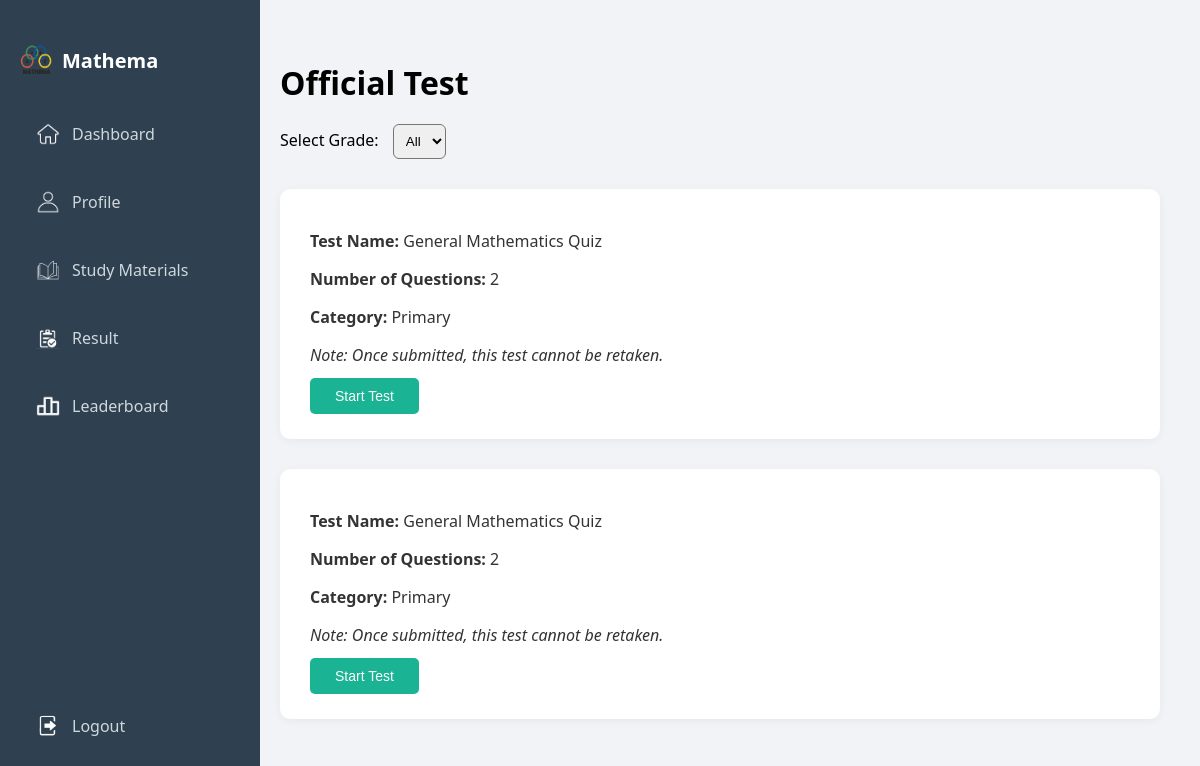
/dashboard/official-test.php (signed in), run on the app's committed database.
### tables this page shows
CREATE TABLE `official_tests` (
  `id` int(11) NOT NULL,
  `name` varchar(255) NOT NULL,
  `category` varchar(50) NOT NULL,
  `grade` varchar(50) NOT NULL,
  `time_limit` int(11) NOT NULL,
  `num_questions` int(11) NOT NULL
);

### dashboard/official-test.php (the view, shortened to what this page needs)
<!DOCTYPE html>
<?php
require_once 'pdo.php';
$category = $_SESSION['category'] ?? '';
$selectedGrade = $_GET['grade'] ?? 'All';
$tests = [];
if (!empty($category)) {
  if ($selectedGrade && $selectedGrade !== 'All') {
    $stmt = $pdo->prepare("SELECT * FROM official_tests WHERE category = :category AND grade = :grade");
    $stmt->execute([':category' => $category, ':grade' => $selectedGrade]);
  } else {
    $stmt = $pdo->prepare("SELECT * FROM official_tests WHERE category = :category");
    $stmt->execute([':category' => $category]);
  }
  $tests = $stmt->fetchAll(PDO::FETCH_ASSOC);
}
?>
<html lang="en">
<head>
  <link rel="stylesheet" href="css/sidebar.css">
  <link rel="stylesheet" href="css/test-hall.css">
</head>
<body>
  <div class="layout">
    <div class="sidebar">
      <div class="logo">
        <img src="images/logo.png" alt="Mathema Logo">
        <h2>Mathema</h2>
      </div>
      <ul>
        <li class="sidebarItems"><a href="dashboard.php"><img src="images/home.png"> Dashboard</a></li>
        <li class="sidebarItems"><a href="profile-page.php"><img src="images/profile.png"> Profile</a></li>
        <li class="sidebarItems"><a href="resources.php"><img src="images/resources.png"> Study Materials</a></li>
        <li class="sidebarItems"><a href="result.php"><img src="images/result.png"> Result</a></li>
        <li class="sidebarItems"><a href="leaderboard.php"><img src="images/rank.png" alt=""> Leaderboard</a></li>
        <li class = "logout"><a href="../MyMathema.php"><img src="images/logout.png"> Logout</a></li>
      </ul>
    </div>
    <div class="main-content">
      <h1>Official Test</h1>
      <form method="get" action="official-test.php" style="margin-bottom: 30px;">
        <label for="grade">Select Grade:</label>
        <select name="grade" onchange="this.form.submit()" style="padding: 8px; border-radius: 6px; margin-left: 10px;">
          <option value="All" <?= ($selectedGrade === 'All' || $selectedGrade === '') ? 'selected' : '' ?>>All</option>
        </select>
      </form>
      <?php foreach ($tests as $test): ?>
        <div class="box">
          <p><strong>Test Name:</strong> <?= htmlspecialchars($test['name']) ?></p>
          <p><strong>Number of Questions:</strong> <?= htmlspecialchars($test['num_questions']) ?></p>
          <p><strong>Category:</strong> <?= htmlspecialchars($test['category']) ?></p>
          <p><em>Note: Once submitted, this test cannot be retaken.</em></p>
          <button class="action-button" onclick="openModal(<?= $test['id'] ?>)">Start Test</button>
        </div>
      <?php endforeach; ?>
    </div>
  </div>
</body>
</html>

### dashboard/css/sidebar.css (style rules this page uses)
body { font-family: 'Segoe UI', sans-serif; background-color: #f1f3f6; margin: 0; padding: 0; }
.layout { display: flex; min-height: 100vh; }
.sidebar { width: 220px; background-color: #2f4050; color: #fff; padding: 30px 20px; height: 100vh; position: fixed; top: 0; left: 0; }
.sidebar .logo { display: flex; align-items: center; gap: 10px; margin-bottom: 20px; }
.sidebar .logo img { width: 32px; height: 32px; }
.sidebar .logo h2 { font-size: 20px; font-weight: bold; color: #fff; }
.sidebar ul { list-style: none; padding: 0; }
.sidebarItems { margin: 20px 0; }
.sidebarItems a { display: flex; align-items: center; gap: 12px; padding: 12px 16px; text-decoration: none; color: #cfd8dc; border-radius: 6px; transition: background-color 0.3s ease; }
.sidebar ul li a img { width: 24px; height: 24px; object-fit: contain; filter: brightness(0) invert(1); }
.logout { margin: 20px 0; }
.logout a { position: fixed; display: flex; align-items: center; bottom: 0; margin-bottom: 50px; min-width: 188px; gap: 12px; padding: 12px 16px; text-decoration: none; color: #cfd8dc; border-radius: 6px; transition: background-color 0.3s ease; }
.main-content { margin-left: 240px; padding: 40px; width: calc(100% - 240px); }

### dashboard/css/test-hall.css (style rules this page uses)
h1 { margin-bottom: 20px; }
.box { background-color: #ffffff; border-radius: 10px; padding: 25px 30px; margin-top: 30px; box-shadow: 0 2px 10px rgba(0, 0, 0, 0.05); }
.box p { font-size: 16px; color: #333; margin-bottom: 12px; }
.action-button { background-color: #1ab394; color: white; padding: 10px 25px; font-size: 14px; border: none; border-radius: 5px; cursor: pointer; transition: background 0.2s; }

### data on the page
official_tests: name "General Mathematics Quiz", num_questions "2", category "Primary"
official_tests: name "General Mathematics Quiz", num_questions "2", category "Primary"
